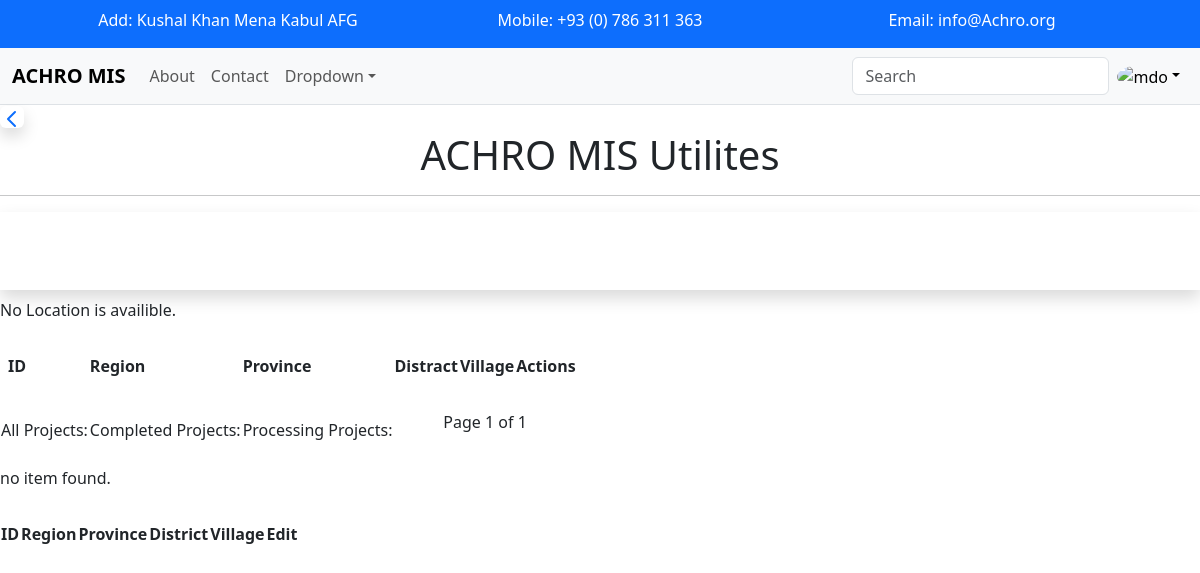
The page /utility/ on the database as committed earlier.
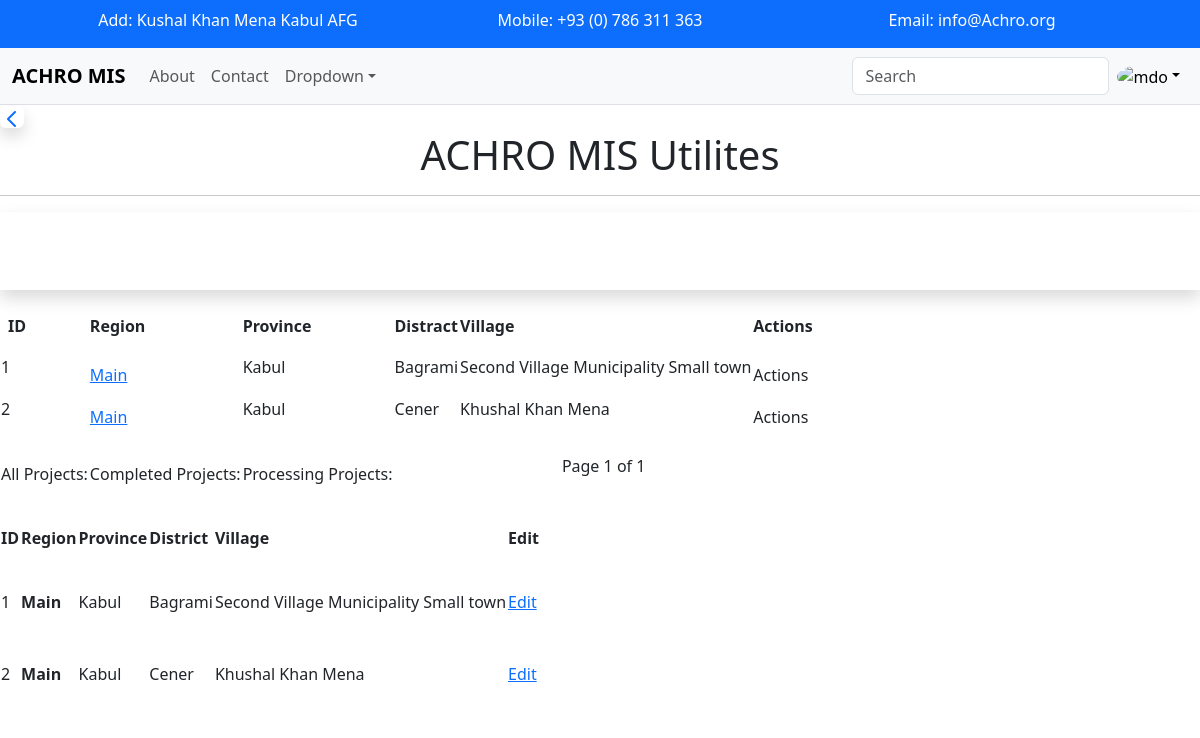
The same page on the database as committed later.
### utility/models.py (models this page shows, shortened)
class Location(models.Model):
    region = models.CharField(max_length=150, verbose_name="Region")
    province = models.CharField(max_length=150, verbose_name="Province")
    district = models.CharField(max_length=150, verbose_name="District")
    village = models.CharField(max_length=200, verbose_name="Village")
    slug = models.SlugField(max_length=100, unique=True, verbose_name="slug")
    description = models.TextField(
        max_length=255, blank=True, null=True, verbose_name="Description"
    )
    class Meta:
        verbose_name = "Location"
        verbose_name_plural = "Locations"

### utility/views.py (the view)
# urls.py: path("", views.Utilties.as_view(), name="index"),
class Utilties(TemplateView):
    template_name = "utility/index.html"
    def get_context_data(self, **kwargs):
        context = super().get_context_data(**kwargs)
        locations = models.Location.objects.all()
        location_paginator = Paginator(locations, 5)
        page_number = self.request.GET.get("page")
        context["location_object"] = location_paginator.get_page(page_number)
        sector = models.Sector.objects.all()
        sector_paginator = Paginator(sector, 5)
        page_number = self.request.GET.get("page")
        context["sector_object"] = location_paginator.get_page(page_number)
        donor = models.Donor.objects.all()
        donor_paginator = Paginator(donor, 5)
        page_number = self.request.GET.get("page")
        context["donor_object"] = location_paginator.get_page(page_number)
        return context

### utility/templates/utility/index.html (shortened to what this page needs)
{% extends "base/main.html" %}
{% block content %}
  <div class="flex justify-start items-center px-10 py-10 bg-blue-300">
    <a href="{% url "base:index" %}" class="w-10 h-10 bg-blue-500 flex justify-center items-center rounded shadow print:hidden">
      <svg class="w-6 h-6 text-gray-800 " aria-hidden="true" xmlns="http://www.w3.org/2000/svg" width="24" height="24" fill="none" viewBox="0 0 24 24">
        <path stroke="currentColor" stroke-linecap="round" stroke-linejoin="round" stroke-width="2" d="m15 19-7-7 7-7"/>
      </svg>
    </a>
    <h1 class="text-capitalize text-blue-800 text-center text-xl md:text-2xl lg:text-4xl font-bold px-5">ACHRO MIS Utilites</h1>
    </div>
    <hr/>
<div class="px-3 my-2 py-3 shadow bg-blue-600">
    <h2 class="text-xl font-bold text-white">Locations:</h2>
</div>
<table class="min-w-full divide-y divide-gray-200 overflow-x-auto px-2">
    <thead class="bg-gray-50">
        <tr>
            <th scope="col" class="px-2 py-3 text-left text-xs font-medium text-gray-500 uppercase tracking-wider">
                ID
            </th>
            <th scope="col" class="px-6 py-3 text-left text-xs font-medium text-gray-500 uppercase tracking-wider">
                Region
            </th>
            <th scope="col" class="px-6 py-3 text-left text-xs font-medium text-gray-500 uppercase tracking-wider">
                Province
            </th>
            <th scope="col" class="px-6 py-3 text-left text-xs font-medium text-gray-500 uppercase tracking-wider">
                Distract
            </th>
            <th scope="col" class="px-6 py-3 text-left text-xs font-medium text-gray-500 uppercase tracking-wider">
                Village
            </th>
            <th scope="col" class="px-6 py-3 text-left text-xs font-medium text-gray-500 uppercase tracking-wider">
                Actions
            </th>
        </tr>
    </thead>
    <tbody class="bg-white divide-y divide-gray-200">
      {% for loc in location_object %}
        <tr class="py-30">
          <td class="pl-3">
            <p>{{loc.id}}</p>
          </td>
            <td>
                <div class="text-sm text-gray-900 font-medium"> <a href="{% url "utility:locations" %}">{{loc.region | title }} </a></div>
            </td>
            <td>
                <p>{{loc.province}}</p>
            </td>
            <td>
                <p>{{loc.district}}</p>
            </td>
            <td>
                <p>{{loc.village}}</p>
            </td>
            <td>
                Actions
            </td>
        </tr>
        {% empty %}
            <p>No Location is availible.</p>
        {% endfor %}
    </tbody>
    <tfoot >
      <tr class="bg-blue-200 m-10 divide-y rounded-md text-gray-800">
        <td scope="col" class="px-6 py-4 whitespace-nowrap  text-sm font-normal text-center">All Projects: {{count}}</td>
        <td scope="col" class="px-6 py-4 whitespace-nowrap  text-sm font-normal text-center">Completed Projects: {{using}}</td>
        <td scope="col" class="px-6 py-4 whitespace-nowrap  text-sm font-normal text-center">Processing Projects: {{Processing}}</td>
        <td colspan="3" class="px-3 py-2 whitespace-nowrap  text-sm font-normal text-center flex justify-center items-center bg-blue-400 rounded m-2">
              <p class="text-gray-700 px-2">Page {{ location_object.number }} of {{ location_object.paginator.num_pages }}</p>
        </td>
      </tr>
    </tfoot>
  </table>
<section class="px-20 mx-auto">
<div class="relative overflow-x-auto shadow-md sm:rounded-lg">
    <table class="w-full text-sm text-left rtl:text-right text-gray-500 dark:text-gray-400">
        <thead class="text-xs text-gray-700 uppercase bg-gray-50 dark:bg-gray-700 dark:text-gray-400">
            <tr>
                <th scope="col" class="px-6 py-3">
                    ID
                </th>
                <th scope="col" class="px-6 py-3">
                    Region
                </th>
                <th scope="col" class="px-6 py-3">
                    Province
                </th>
                <th scope="col" class="px-6 py-3">
                    District
                </th>
                <th scope="col" class="px-6 py-3">
                    Village
                </th>
                <th scope="col" class="px-6 py-3">
                    <span class="sr-only">Edit</span>
                </th>
            </tr>
        </thead>
        <tbody>
            {% for loc in location_object %}
            <tr class="bg-white border-b dark:bg-gray-800 dark:border-gray-700 hover:bg-gray-50 dark:hover:bg-gray-600">
                <td class="px-6 py-4">
                    {{loc.id}}
                </td>
                <th scope="row" class="px-6 py-4 font-medium text-gray-900 whitespace-nowrap">
                   {{loc.region}}
                </th>
                <td class="px-6 py-4">
                    {{loc.province}}
                </td>
                <td class="px-6 py-4">
                    {{loc.district}}
                </td>
                <td class="px-6 py-4">
                    {{loc.village}}
                </td>
                <td class="px-6 py-4 text-right">
                    <a href="#" class="font-medium text-blue-600 dark:text-blue-500 hover:underline">Edit</a>
                </td>
            </tr>
            {% empty %}
                <p>no item found.</p>
            {% endfor %}
        </tbody>
    </table>
</div>
</section>
{% endblock content %}

### base/templates/base/main.html (shortened to what this page needs)
<!DOCTYPE html>
{% load static %}
<html lang="en">
  <head>
    <link href="https://cdn.jsdelivr.net/npm/bootstrap@5.3.3/dist/css/bootstrap.min.css" rel="stylesheet" />
  </head>
  <body>
    <header class="border-bottom">
      <div class="container-fluide bg-primary">
        <div class="container row mx-auto text-center text-white pt-2">
          <p class="col">Add: Kushal Khan Mena Kabul AFG</p>
          <p class="col">Mobile: +93 (0) 786 311 363</p>
          <p class="col">Email: info@Achro.org</p>
        </div>
      </div>
      <nav class="navbar navbar-expand-lg navbar-light bg-light" aria-label="Fifth navbar example">
        <div class="container-fluid">
          <a class="navbar-brand fw-bold" href="/">ACHRO MIS</a>
          <div class="collapse navbar-collapse" id="navbarsExample05">
            <ul class="navbar-nav me-auto mb-2 mb-lg-0">
              <li class="nav-item">
                <a class="nav-link" href="{% url 'base:about' %}">About</a>
              </li>
              <li class="nav-item">
                <a class="nav-link" href="{% url 'base:contact' %}">Contact</a>
              </li>
              <li class="nav-item dropdown">
                <a class="nav-link dropdown-toggle" href="#" data-bs-toggle="dropdown" aria-expanded="false">Dropdown</a>
              </li>
            </ul>
            <form role="search">
              <input class="form-control" type="search" placeholder="Search" aria-label="Search" />
            </form>
            <div class="flex-shrink-0 dropdown mx-2">
              <a href="#" class="d-block link-body-emphasis dropstart text-decoration-none dropdown-toggle" data-bs-toggle="dropdown" aria-expanded="false"><img src="https://github.com/mdo.png" alt="mdo" width="32" height="32" class="rounded-circle" /></a>
            </div>
          </div>
        </div>
      </nav>
    </header>
    <main>
      {% block content %}
      {% endblock %}
    </main>
  </body>
</html>

Rows that differ between the two databases and show on the page:
added Location: id "1", region "Main", province "Kabul", district "Bagrami", village "Second Village Municipality Small town"
added Location: id "2", region "Main", province "Kabul", district "Cener", village "Khushal Khan Mena"
Other text that changed with them:
text no longer shown: "No Location is availible. no item found."
